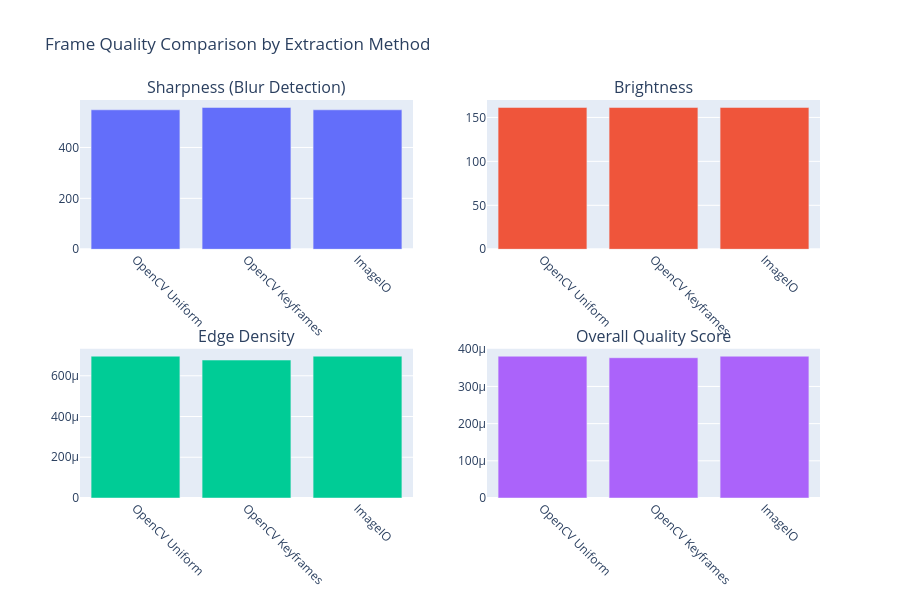

The cell this chart's notebook holds for it:
### Markdown cell above
## 5. Frame Quality Analysis

### Code cell
# Frame Quality Analysis

if 'results_df' in locals() and len(results_df) > 0:
    print(" Analyzing frame quality for different extraction methods...")
    
    # Analyze quality of extracted frames
    quality_analysis = []
    
    for method_name, result in extractor.results.items():
        if result['Success'] and len(result['Frames']) > 0:
            frames = result['Frames'][:10]  # Analyze first 10 frames
            
            method_quality = {
                'method': method_name,
                'sharpness_scores': [],
                'brightness_scores': [],
                'edge_density_scores': [],
                'quality_scores': []
            }
            
            for frame in frames:
                quality = calculate_frame_quality(frame)
                method_quality['sharpness_scores'].append(quality['sharpness'])
                method_quality['brightness_scores'].append(quality['brightness'])
                method_quality['edge_density_scores'].append(quality['edge_density'])
                method_quality['quality_scores'].append(quality['quality_score'])
            
            # Calculate averages
            method_quality['avg_sharpness'] = np.mean(method_quality['sharpness_scores'])
            method_quality['avg_brightness'] = np.mean(method_quality['brightness_scores'])
            method_quality['avg_edge_density'] = np.mean(method_quality['edge_density_scores'])
            method_quality['avg_quality'] = np.mean(method_quality['quality_scores'])
            
            quality_analysis.append(method_quality)
    
    if quality_analysis:
        # Create quality comparison DataFrame
        quality_df = pd.DataFrame([
            {
                'Method': qa['method'],
                'Avg Sharpness': qa['avg_sharpness'],
                'Avg Brightness': qa['avg_brightness'],
                'Avg Edge Density': qa['avg_edge_density'],
                'Avg Quality Score': qa['avg_quality']
            }
            for qa in quality_analysis
        ])
        
        print("\n QUALITY ANALYSIS SUMMARY:")
        print("=" * 50)
        print(quality_df.round(3).to_string(index=False))
        
        # Visualize quality metrics
        fig = make_subplots(
            rows=2, cols=2,
            subplot_titles=('Sharpness (Blur Detection)', 'Brightness', 'Edge Density', 'Overall Quality Score')
        )
        
        methods = quality_df['Method']
        
        fig.add_trace(go.Bar(x=methods, y=quality_df['Avg Sharpness']), row=1, col=1)
        fig.add_trace(go.Bar(x=methods, y=quality_df['Avg Brightness']), row=1, col=2)
        fig.add_trace(go.Bar(x=methods, y=quality_df['Avg Edge Density']), row=2, col=1)
        fig.add_trace(go.Bar(x=methods, y=quality_df['Avg Quality Score']), row=2, col=2)
        
        fig.update_layout(
            title_text="Frame Quality Comparison by Extraction Method",
            showlegend=False,
            height=600
        )
        
        # Rotate x-axis labels
        for i in range(1, 3):
            for j in range(1, 3):
                fig.update_xaxes(tickangle=45, row=i, col=j)
        
        fig.show()
        
        # Visualize sample frames from different methods
        num_methods = min(3, len(quality_analysis))
        if num_methods > 0:
            fig, axes = plt.subplots(num_methods, 3, figsize=(12, 4*num_methods))
            if num_methods == 1:
                axes = axes.reshape(1, -1)
            
            for i, qa in enumerate(quality_analysis[:num_methods]):
                if len(qa['sharpness_scores']) >= 3:
                    frames = extractor.results[qa['method']]['Frames'][:3]
                    
                    for j, frame in enumerate(frames):
                        frame_rgb = cv2.cvtColor(frame, cv2.COLOR_BGR2RGB)
                        quality = calculate_frame_quality(frame)
                        
                        axes[i, j].imshow(frame_rgb)
                        axes[i, j].set_title(f"{qa['method']}\nQ: {quality['quality_score']:.2f}")
                        axes[i, j].axis('off')
            
            plt.suptitle("Sample Frames by Extraction Method")
            plt.tight_layout()
            plt.show()
        
        # Save quality analysis
        quality_df.to_csv(config.results_dir / "frame_quality_analysis.csv", index=False)
        
    else:
        print(" No frames available for quality analysis")

else:
    print(" Run speed comparison first to analyze frame quality")

### Figure 1 — Plotly figure (JSON) as saved in the notebook; plotly's stock layout.template omitted (floating-point values rounded to 4 significant figures)
{"data": [{"type": "bar", "x": ["OpenCV Uniform", "OpenCV Keyframes", "ImageIO"], "xaxis": "x", "y": [547.9, 557.2, 547.9], "yaxis": "y"}, {"type": "bar", "x": ["OpenCV Uniform", "OpenCV Keyframes", "ImageIO"], "xaxis": "x2", "y": [161.3, 161.3, 161.3], "yaxis": "y2"}, {"type": "bar", "x": ["OpenCV Uniform", "OpenCV Keyframes", "ImageIO"], "xaxis": "x3", "y": [0.000696, 0.0006771, 0.000696], "yaxis": "y3"}, {"type": "bar", "x": ["OpenCV Uniform", "OpenCV Keyframes", "ImageIO"], "xaxis": "x4", "y": [0.0003813, 0.0003773, 0.0003813], "yaxis": "y4"}], "layout": {"annotations": [{"font": {"size": 16}, "showarrow": false, "text": "Sharpness (Blur Detection)", "x": 0.225, "xanchor": "center", "xref": "paper", "y": 1, "yanchor": "bottom", "yref": "paper"}, {"font": {"size": 16}, "showarrow": false, "text": "Brightness", "x": 0.775, "xanchor": "center", "xref": "paper", "y": 1, "yanchor": "bottom", "yref": "paper"}, {"font": {"size": 16}, "showarrow": false, "text": "Edge Density", "x": 0.225, "xanchor": "center", "xref": "paper", "y": 0.375, "yanchor": "bottom", "yref": "paper"}, {"font": {"size": 16}, "showarrow": false, "text": "Overall Quality Score", "x": 0.775, "xanchor": "center", "xref": "paper", "y": 0.375, "yanchor": "bottom", "yref": "paper"}], "height": 600, "showlegend": false, "title": {"text": "Frame Quality Comparison by Extraction Method"}, "xaxis": {"anchor": "y", "domain": [0, 0.45], "tickangle": 45}, "xaxis2": {"anchor": "y2", "domain": [0.55, 1], "tickangle": 45}, "xaxis3": {"anchor": "y3", "domain": [0, 0.45], "tickangle": 45}, "xaxis4": {"anchor": "y4", "domain": [0.55, 1], "tickangle": 45}, "yaxis": {"anchor": "x", "domain": [0.625, 1]}, "yaxis2": {"anchor": "x2", "domain": [0.625, 1]}, "yaxis3": {"anchor": "x3", "domain": [0, 0.375]}, "yaxis4": {"anchor": "x4", "domain": [0, 0.375]}}}
